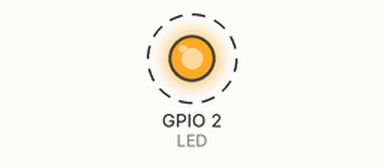
A sketch run on a simulated ESP32. Shown: output pins drawn as LEDs (lit = HIGH). Dashed ring = blinking. What the sketch prints to the serial monitor is not drawn.

Above: at 0.5 s.
Timing chart, 0 to 4.6 s (numbered marks = the images above):
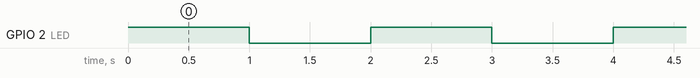

The sketch:

esp32_blink.ino
```cpp
#define LED 2

void setup() {
    Serial.begin(115200);
    pinMode(LED, OUTPUT);
}

void loop() {
    digitalWrite(LED, HIGH);
    Serial.print("ON\r\n");
    delay(1000);
    digitalWrite(LED, LOW);
    Serial.print("OFF\r\n");
    delay(1000);
}
```

Measured:
- by itself, GPIO 2 (LED): alternates HIGH for 1.0 s and LOW for 1.0 s
